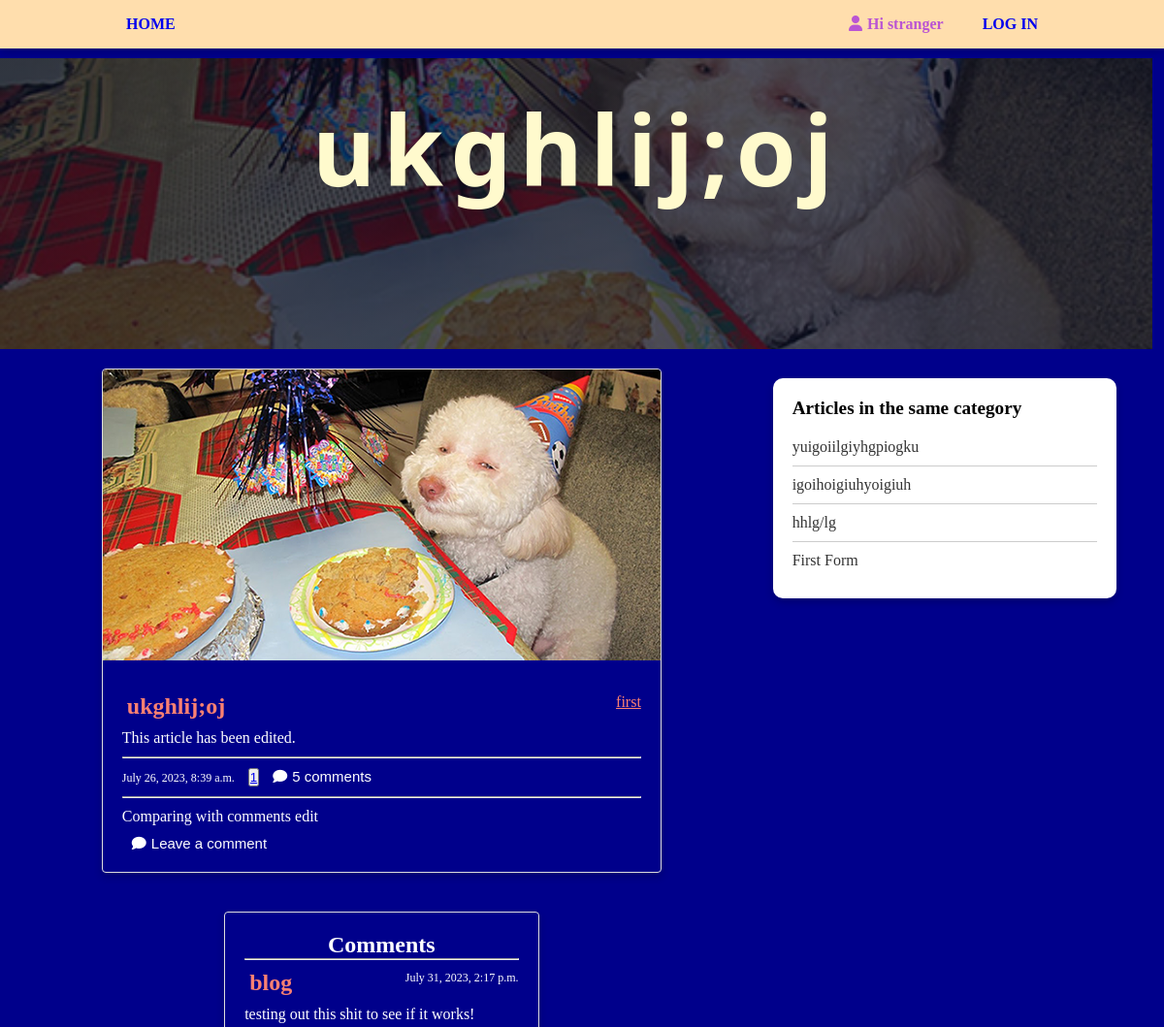
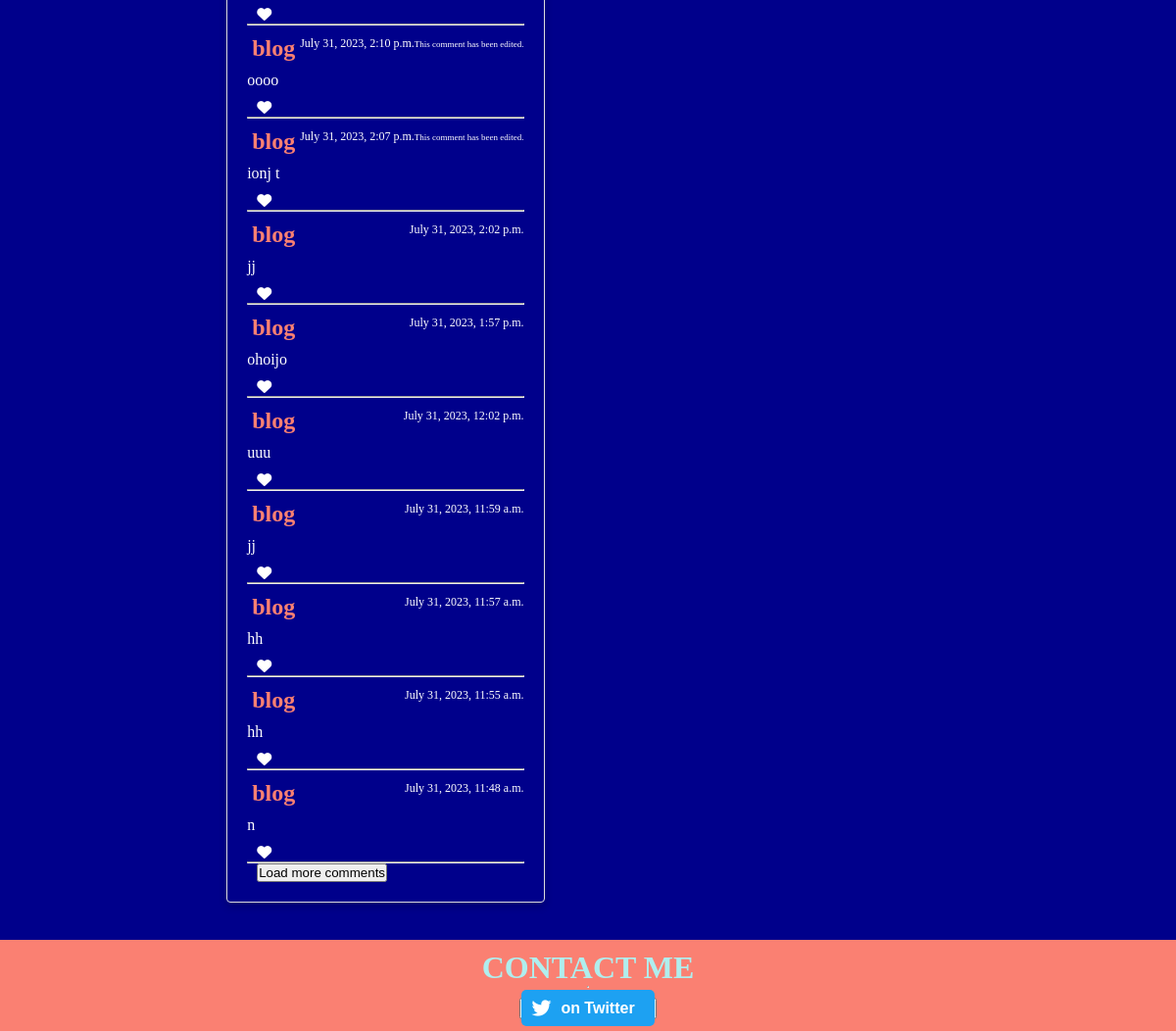
The page /ukghlijoj/ on the database its author committed (2 pictures, top to bottom).
### article/models.py (models this page shows, shortened)
class Post(models.Model):
    user = models.ForeignKey(User, on_delete=models.CASCADE)
    image = models.ImageField()
    title = models.CharField(max_length=255)
    slug = models.SlugField(unique=True, blank=True)
    category = models.ForeignKey(Category, on_delete=models.CASCADE, related_name='posts', default='uncategorized')
    post = models.TextField()
    date = models.DateTimeField(auto_now_add=True)
    likes = models.ManyToManyField(User, blank=True, related_name="post_likes")
    is_edited = models.BooleanField(default=False)
    def get_absolute_url(self):
        return reverse('article:detail', kwargs={'slug': self.slug})

class Category(models.Model):
    name = models.CharField(max_length=100)
    slug = models.SlugField(unique=True, blank=True)
    class Meta:
        verbose_name_plural = 'categories'
    def __str__(self):
        return self.name

class Comment(models.Model):
    post = models.ForeignKey(Post, related_name='comments', on_delete=models.CASCADE)
    user = models.ForeignKey(User, on_delete=models.CASCADE)
    comment = models.TextField()
    date_posted = models.DateTimeField(auto_now_add=True)
    likes = models.ManyToManyField(User, related_name="comment_likes", blank=True)
    edited_comment = models.TextField(blank=True, null=True)
    is_edited = models.BooleanField(default=False)

### article/views.py (the view)
# urls.py: path('<slug>/', views.detail, name='detail'),
def detail(request, slug):
    user_authenticated = request.user.is_authenticated
    post = get_object_or_404(Post, slug=slug)
    category = post.category
    related_articles = Post.objects.filter(category=category).exclude(id=post.id).order_by('-date')[:5]
    if related_articles.count() < 5:
        show_all = False
    else:
        show_all = True
    comments = post.comments.order_by('-date_posted')
    batch_size = 10  # Set the number of comments to load per batch
    total_comments = comments.count()
    offset = int(request.GET.get('offset', 0))
    if total_comments > batch_size + offset:
        show_load_more = True
        comments = comments[offset: offset + batch_size]
    else:
        show_load_more = False
        comments = comments[offset:]
    context = {
        'user_authenticated': user_authenticated,
        'post': post,
        'related_articles': related_articles,
        'show_all': show_all,
        'comments': enumerate(comments),
        'show_load_more': show_load_more,
        'batch_size': batch_size,
        'total_comments': total_comments,
    }
    return render(request, 'article/read.html', context=context)

### article/templates/article/read.html (shortened to what this page needs)
{% extends 'article/base.html' %}
{% load static %}
{% block css %}
        {{ block.super }}
    <link rel="stylesheet" href="{% static 'read.css' %}">
{% endblock %}
{% block body %}
    <div id="image-background" style="background-image: linear-gradient(rgba(4,9,30,0.7), rgba(4,9,30,0.7)), url('{{ post.image.url }}')">
        <h1 id="image-background-title">{{post.title}}</h1>
    </div>
    <div id="read-container">
        <div id="article">
            <div id="card-container">
                <div class="card">
                    <img src="{{ post.image.url }}" alt="Image">
                    <div class="card-content">
                        <div id="card-top">
                            <h2>{{post.title}}</h2> <span id="category"><a href="{% url 'article:category' post.category %}">{{post.category}}</a></span>
                        </div>
                        {% if post.is_edited %}
                            <p>This article has been edited.</p>
                        {% endif %}
                        <hr>
                        <div class="card-meta">
                            <div>
                                <span class="timestamp">{{post.date}}</span>
                                {% if user.is_authenticated %}
                                  {% if user in post.likes.all %}
                                  <button class="like-button" data-href="{{ post.get_api_like_url }}" data-post-slug="{{ post.slug }}">
                                    <i class="fas fa-heart liked article-like-style" ></i>
                                    <span class="like-count" style="color: salmon;">{{ post.likes.count }} {{ count_str }}</span>
                                  </button>
                                  {% else %}
                                  <button class="like-button" data-href="{{ post.get_api_like_url }}" data-post-slug="{{ post.slug }}">
                                    <i class="fas fa-heart article-like-style" ></i>
                                    <span class="like-count">{{ post.likes.count }} {{ count_str }}</span>
                                  </button>
                                 {% endif %}
                                 <button id="comment-button" class="comment-button"><a
                                  href="{% url 'article:detail' slug=post.slug %}?comment=true#comment-textarea"
                                  style="text-decoration: none;" class="comment-button">
                                  <i id="comment-icon" class="fa-solid fa-comment"></i>5 comments
                                </a>
                                  </button>
                              {% else %}
                                <button class="logged-out-like-button">
                                  <a href="{% url 'account:login' %}">{{ post.likes.count }} {{ count_str }}</a>
                                </button>
                                <button id="comment-button" class="comment-button"><a
                                  href="{% url 'article:detail' slug=post.slug %}#sort" style="text-decoration: none;" class="comment-button">
                                  <i id="comment-icon" class="fa-solid fa-comment"></i>5 comments
                                </a>
                                  </button>
                              {% endif %}
                            </div>
                        </div>
                          <hr>
                      <p>{{post.post}}</p>
                      <div>
                        <button class="comment-button"><i class="fa-solid fa-comment"></i>Leave a comment</button>
                      </div>
                    </div>
                </div>
                <div class="card comment-card">
                    <div class="header">
                        <h2>Comments</h2>
                    </div>
                    <hr>
                  <div id="comments-section">
                    {% for i, comment in comments %}
                      <div class="comment {% if i >= batch_size %}hidden{% endif %}">
                        <div class="comment-header">
                          <h3>{{ comment.user }}</h3>
                          <span class="timestamp">{{ comment.date_posted }}</span>
                          {% if comment.is_edited %}
                            <p style="color: white; font-size: xx-small;">This comment has been edited.</p>
                          {% endif %}
                        </div>
                        <div class="comment-body">
                          <p>{{ comment.comment }}</p>
                        </div>
                        <div class="comment-footer">
                          <button class="like-button"
                          data-href="{% url 'article:comment-like-api' pk=comment.id %}"
                          data-comment-id="{{ comment.id }}">
                            {% if user.is_authenticated %}
                                {% if user in comment.likes.all %}
                                    <i class="fas fa-heart liked like-icon"></i>
                                    <span class="like-count like-icon" style="color: salmon;">{{ comment.likes.count }}</span>
                                {% else %}
                                    <i class="fas fa-heart like-icon"></i>
                                    <span class="like-count" style="color: white;">{{ comment.likes.count }}</span>
                                {% endif %}
                            {% else %}
                                <i class="fas fa-heart like-icon"></i>
                            {% endif %}
                        </button>
                        </div>
                        <hr>
                      </div>
                    {% endfor %}
                  </div>
                  {% if show_load_more %}
                    <button id="load-more-button" data-offset="{{ batch_size }}" data-show-load-more="{{ show_all|yesno:"true,false" }}">Load more comments</button>
                  {% endif %}
                  </div>
        </div>
        </div>
        {% if related_articles %}
        <div id="related-articles">
            <div id="card">
                <h2>Articles in the same category</h2>
                <ul>
                  {% for related_article in related_articles %}
                    <li><a href="{{ related_article.get_absolute_url }}">{{ related_article.title }}</a></li>
                  {% endfor %}
                </ul>
              </div>
        </div>
        {% endif %}
    </div>
{% endblock %}

### article/templates/article/styles.css (style rules this page uses)
* { margin: 0; padding: 0; }
body { background-color: darkblue; }
li { list-style: none; }
#image-background { margin-top: 10px; background-image: linear-gradient(rgba(4,9,30,0.7), rgba(4,9,30,0.7)), url(https://cdn.stocksnap.io/img-thumbs/960w/blog-text_AWFJEGJAMS.jpg); height: 300px; width: 99%; background-size: cover; background-position:center; display: flex; flex-direction: column; align-items: center; justify-content: center; }
#image-background-title { color:lemonchiffon; letter-spacing: 0.2cm; font-size: 100px; margin-bottom: 115px; font-family:system-ui, -apple-system, BlinkMacSystemFont, 'Segoe UI', Roboto, Oxygen, Ubuntu, Cantarell, 'Open Sans', 'Helvetica Neue', sans-serif; transition: 0.5s; }
#card-container { display: flex; flex-wrap:wrap; align-items: center; justify-content: center; }
.card { border: 10px solid #ddd; border-radius: 4px; box-shadow: 0 4px 8px 0 rgba(0, 0, 0, 0.2); max-width: 350px; margin: 20px; transition: transform 0.3s ease; }
.card img { border-radius: 4px 4px 0 0; width: 100%; height: auto; }
.card-content { padding: 20px; }
.card-content h2 { font-size: 24px; margin-bottom: 10px; color: salmon; }
.card-content p { font-size: 16px; margin-bottom: 0; color:white; }
.card-meta { display: flex; justify-content: space-between; align-items: center; margin-top: 20px; }
.timestamp { font-size: 12px; color: white; }
.like-button, .comment-button { background: none; border: none; color: white; font-size: 15px; cursor: pointer; }
.fa-heart, .fa-comment { margin-right: 5px; }

### article/templates/article/read.css (style rules this page uses)
#image-background { margin-top: 10px; background-image: linear-gradient(rgba(4,9,30,0.7), rgba(4,9,30,0.7)), url(https://th.bing.com/th/id/R.bcda51fb80d8311097104a5fac0ccb5f?rik=pV0JQy93ny1ITg&pid=ImgRaw&r=0); height: 300px; width: 99%; background-size: cover; background-position:center; display: flex; flex-direction: column; align-items: center; justify-content: center; }
#read-container { display: flex; align-items: center; justify-content: center; }
#article { flex:2; }
.card { border: 1px solid #ddd; border-radius: 4px; box-shadow: 0 4px 8px 0 rgba(0, 0, 0, 0.2); max-width: 700px; margin: 20px; transition: transform 0.3s ease; }
.card-content, .comment-card { padding: 20px; }
.card-content h2, .card h3 { font-size: 24px; margin: 10px 5px 0; color: salmon; }
#card-top { display: flex; align-items: center; justify-content: space-between; }
#card-top a { color: salmon; }
.card-meta { display: flex; justify-content:space-between; align-items: center; margin: 10px 0; }
#card-container button { margin-left: 10px; }
.timestamp { font-size: 12px; color: white; }
.like-button, .comment-button { background: none; border: none; color: white; font-size: 15px; cursor: pointer; transition: transform 0.3s ease; }
.card-content p { margin: 10px 0; }
.fa-heart, .fa-comment, .fa-trash { margin-right: 5px; }
.header { display: flex; align-items: center; justify-content: center; }
h2 { display: flex; align-self: center; color: white; }
.comment-body p { font-size: 16px; margin-bottom: 0; color:white; }
#related-articles { flex: 1; padding: 10px; margin: 20px 0 10px 0; align-self: flex-start; }
#card { background-color: #fff; border-radius: 10px; box-shadow: 0 4px 8px 0 rgba(0,0,0,0.2); padding: 20px; width: 80%; }
#card h2 { font-size: 1.2rem; margin-bottom: 10px; color: #000; }
#card ul { list-style: none; margin: 0; padding: 0; }
#card li { border-bottom: 1px solid #ccc; padding: 10px 0; }
#card li:last-child { border-bottom: none; }
#card a { color: #333; text-decoration: none; }
.comment-header { display: flex; justify-content: space-between; align-items: center; }
.comment-body { margin-top: 10px; margin-bottom: 10px; }
.comment-footer { margin-top: 10px; }

### rows shown on the page
Post: image (picture), title "ukghlij;oj", category "first", date "July 26, 2023, 8:39 a.m.", likes.count "1", post "Comparing with comments edit"
Comment: user "blog", date_posted "July 31, 2023, 2:17 p.m.", comment "testing out this shit to see if it works!"
Comment: user "blog", date_posted "July 31, 2023, 2:10 p.m.", is_edited "This comment has been edited.", comment "oooo"
Comment: user "blog", date_posted "July 31, 2023, 2:07 p.m.", is_edited "This comment has been edited.", comment "ionj t"
Comment: user "blog", date_posted "July 31, 2023, 2:02 p.m.", comment "jj"
Comment: user "blog", date_posted "July 31, 2023, 1:57 p.m.", comment "ohoijo"
Comment: user "blog", date_posted "July 31, 2023, 12:02 p.m.", comment "uuu"
Comment: user "blog", date_posted "July 31, 2023, 11:59 a.m.", comment "jj"
Comment: user "blog", date_posted "July 31, 2023, 11:57 a.m.", comment "hh"
Comment: user "blog", date_posted "July 31, 2023, 11:55 a.m.", comment "hh"
Comment: user "blog", date_posted "July 31, 2023, 11:48 a.m.", comment "n"
Post: title "yuigoiilgiyhgpiogku"
Post: title "igoihoigiuhyoigiuh"
Post: title "hhlg/lg"
Post: title "First Form"
